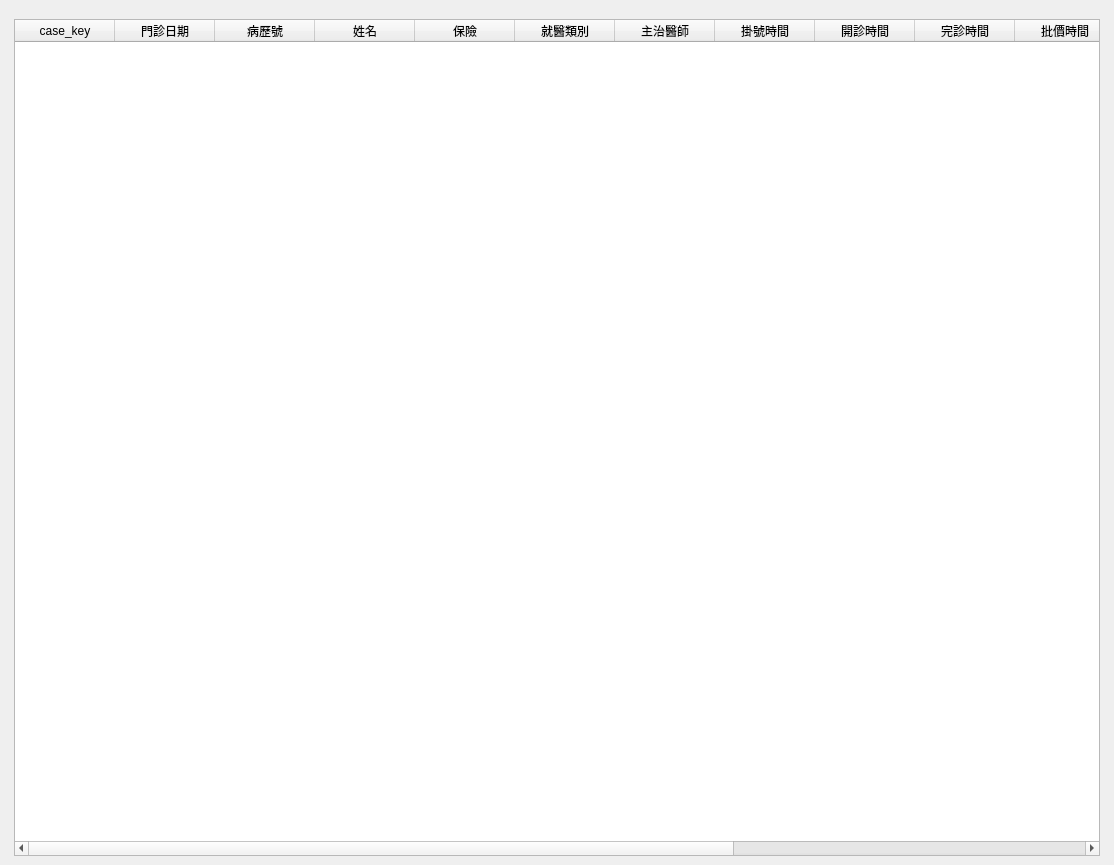
<?xml version="1.0" encoding="UTF-8"?>
<ui version="4.0">
 <class>WindowStatisticsDoctorCount</class>
 <widget class="QMainWindow" name="WindowStatisticsDoctorCount">
  <property name="geometry">
   <rect>
    <x>0</x>
    <y>0</y>
    <width>1114</width>
    <height>865</height>
   </rect>
  </property>
  <property name="windowTitle">
   <string>醫師人數統計</string>
  </property>
  <widget class="QWidget" name="centralwidget">
   <layout class="QHBoxLayout" name="horizontalLayout">
    <item>
     <layout class="QVBoxLayout" name="verticalLayout">
      <property name="leftMargin">
       <number>5</number>
      </property>
      <property name="topMargin">
       <number>10</number>
      </property>
      <property name="rightMargin">
       <number>5</number>
      </property>
      <item>
       <layout class="QVBoxLayout" name="verticalLayout_5">
        <item>
         <layout class="QHBoxLayout" name="horizontalLayout_2">
          <item>
           <widget class="QTableWidget" name="tableWidget_medical_record">
            <property name="editTriggers">
             <set>QAbstractItemView::NoEditTriggers</set>
            </property>
            <property name="selectionMode">
             <enum>QAbstractItemView::SingleSelection</enum>
            </property>
            <property name="selectionBehavior">
             <enum>QAbstractItemView::SelectRows</enum>
            </property>
            <column>
             <property name="text">
              <string>case_key</string>
             </property>
            </column>
            <column>
             <property name="text">
              <string>門診日期</string>
             </property>
            </column>
            <column>
             <property name="text">
              <string>病歷號</string>
             </property>
            </column>
            <column>
             <property name="text">
              <string>姓名</string>
             </property>
            </column>
            <column>
             <property name="text">
              <string>保險</string>
             </property>
            </column>
            <column>
             <property name="text">
              <string>就醫類別</string>
             </property>
            </column>
            <column>
             <property name="text">
              <string>主治醫師</string>
             </property>
            </column>
            <column>
             <property name="text">
              <string>掛號時間</string>
             </property>
            </column>
            <column>
             <property name="text">
              <string>開診時間</string>
             </property>
            </column>
            <column>
             <property name="text">
              <string>完診時間</string>
             </property>
            </column>
            <column>
             <property name="text">
              <string>批價時間</string>
             </property>
            </column>
            <column>
             <property name="text">
              <string>候診費時</string>
             </property>
            </column>
            <column>
             <property name="text">
              <string>診療費時</string>
             </property>
            </column>
            <column>
             <property name="text">
              <string>批價費時</string>
             </property>
            </column>
            <column>
             <property name="text">
              <string>掛號員</string>
             </property>
            </column>
           </widget>
          </item>
          <item>
           <layout class="QVBoxLayout" name="verticalLayout_chart"/>
          </item>
         </layout>
        </item>
       </layout>
      </item>
     </layout>
    </item>
   </layout>
  </widget>
  <widget class="QMenuBar" name="menubar">
   <property name="geometry">
    <rect>
     <x>0</x>
     <y>0</y>
     <width>1114</width>
     <height>22</height>
    </rect>
   </property>
  </widget>
  <action name="action_export_excel">
   <property name="icon">
    <iconset>
     <normaloff>../icons/document-export.svg</normaloff>../icons/document-export.svg</iconset>
   </property>
   <property name="text">
    <string>匯出Excel</string>
   </property>
  </action>
 </widget>
 <resources/>
 <connections/>
</ui>
